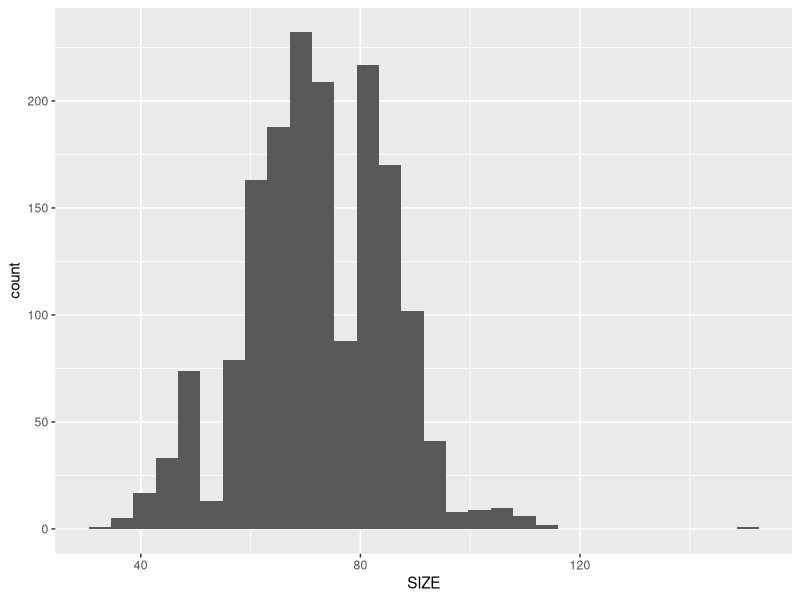
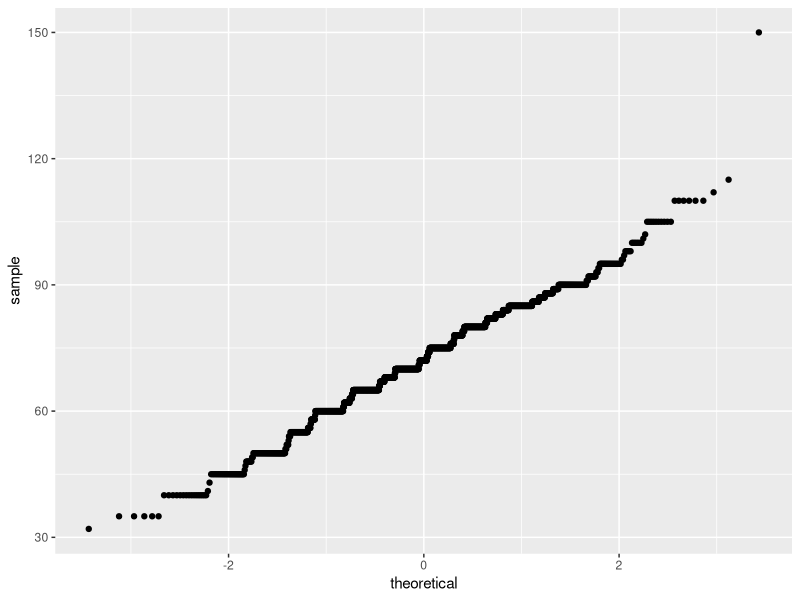
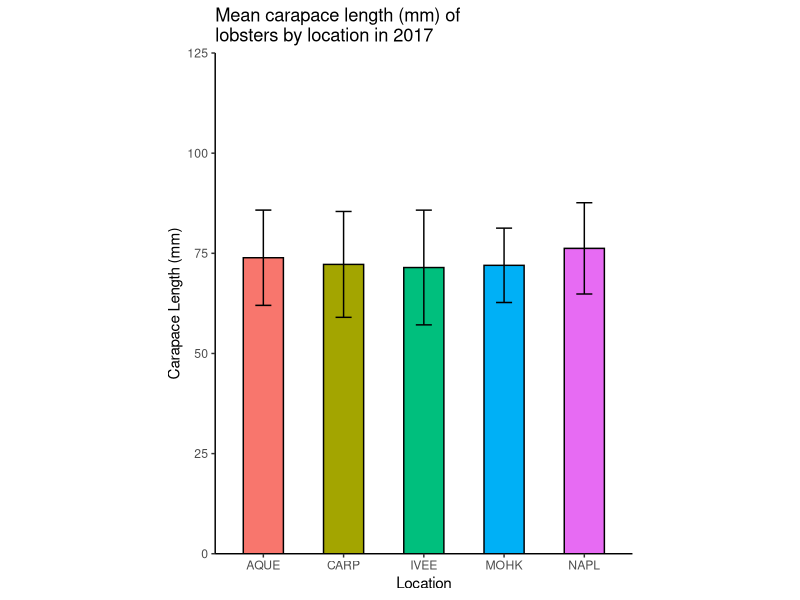

Reproduce these figures in R, in order.
## ---- chunk 1

#load in packages and data as csvs
library(tidyverse)
library(knitr)
library(kableExtra)
lobster_traps <- read.csv("lobster_traps.csv")
lobster_size <- read.csv("lobster_size_abundance.csv")


## ---- chunk 2
#Make a summary data table for lobster abundance and fishing pressure


lobster_count <- lobster_size %>% 
  filter( SIZE != -99999) %>% #remove negative value
  select (YEAR, SITE, COUNT) %>% #select relevant years
  group_by (SITE)  %>% 
  summarize (
    sum_2012 = sum(COUNT, YEAR == 2012),
    sum_2013 = sum(COUNT, YEAR == 2013),
    sum_2014 = sum(COUNT, YEAR == 2014),
    sum_2015 = sum(COUNT, YEAR == 2015),
    sum_2016 = sum(COUNT, YEAR == 2016),
    sum_2017 = sum(COUNT, YEAR == 2017) #find annual sum for 2012-2017
  )

View (lobster_count) #view new data frame

lobster_table <- kable(lobster_count, align = "c",col.names = c("Site", "2012", "2013", "2014", "2015", "2016", "2017")) %>% #create summary table and rename columns
   kable_styling(bootstrap_options = "striped", full_width = F) #styling



## ---- chunk 3

trap_count <- lobster_traps %>% 
 select (YEAR, SITE, TRAPS) %>% #select relevant columns
  group_by (SITE) %>%
  filter(SITE != "ABUR") %>%
  filter(SITE != "AHND to AQUE") %>% 
  filter(SITE != "AHND") %>%  
  filter(SITE != "GOLB") %>%  
  summarize (
    sum_2012 = sum(TRAPS, YEAR == 2012),
    sum_2013 = sum(TRAPS, YEAR == 2013),
    sum_2014 = sum(TRAPS, YEAR == 2014),
    sum_2015 = sum(TRAPS, YEAR == 2015),
    sum_2016 = sum(TRAPS, YEAR == 2016),
    sum_2017 = sum(TRAPS, YEAR == 2017) #find annual sum for 2012-2017
  ) 

View(trap_count)

trap_table <- kable(trap_count, col.names = c("Site", "2012", "2013", "2014", "2015", "2016", "2017")) %>%
 kable_styling(bootstrap_options = "striped", full_width = F) #styling

trap_table
## ---- chunk 4
# Make a line graph of annual lobster abundance at each site

lobster_line <- ggplot (lobster_count, aes( x = Year)) +
  geom_line(aes(fill = Site))+
  scale_x_continuous(limits = c(2012,2017)) +
  theme(plot.title = element_text(hjust = 0.5))+
  labs( y = "Number of Lobsters Counted Annually by Site")

## ---- chunk 5
#Make a line graph of annual lobster fishing pressure at each site

trap_line <- ggplot (lobster_count, aes( x = Year)) +
  geom_line(aes(fill = Site))+
  scale_x_continuous(limits = c(2012,2017)) +
  theme(plot.title = element_text(hjust = 0.5))+
  labs( y = "Number of Traps Counted Annually by Site")

## ---- chunk 6

library(vcdExtra)

lobster_expanded <- expand.dft(lobster_size, freq="COUNT")

lobster_expanded2017 <- lobster_expanded %>% 
  filter(YEAR == 2017) 


## ---- chunk 7
lobstersize_hist <- ggplot(lobster_expanded2017, aes(x=SIZE)) +
  geom_histogram()

lobstersize_hist

#large sample size, normally distributed
## ---- chunk 8
lobstersize_qq <- ggplot(lobster_expanded2017, aes(sample=SIZE)) +
  geom_qq()

lobstersize_qq

#large sample size and normally distributed according to qqplot

## ---- chunk 9
# install car package to compute levene's test
library(car)

# Levene's test with one independent variable
leveneTest(SIZE ~ SITE, data = lobster_expanded2017)

# low P value, according to the pvalue, variance is not equal, but its less than 4x. 

## ---- chunk 10
lobstersize_aov <- aov(SIZE ~ SITE, data = lobster_expanded2017)
lobstersize_aov

summary(lobstersize_aov)
## ---- chunk 11
tukey <- TukeyHSD(lobstersize_aov)

tukey
## ---- chunk 12
library(ggplot2)

lobster_size_2017 <- lobster_expanded2017 %>% 
  filter(YEAR == 2017) %>% 
  group_by(SITE) %>% 
  summarize(meansize = mean(SIZE),
            sd=round(sd(SIZE), digits = 2),
            sample_size = length(SITE))

lobstersize2017_figure <-ggplot(lobster_size_2017, aes(x=SITE, y= meansize, fill = SITE)) + 
  geom_col(colour = "black", width = 0.5, stat = "identity") +
  labs(x = "Location", y = "Carapace Length (mm)", title = "Mean carapace length (mm) of \nlobsters by location in 2017") +
  geom_errorbar(aes(ymin=meansize-sd, ymax=meansize+sd), width=.2)+
  theme_classic()+ 
  scale_y_continuous(expand = c(0,0), limits = c(0,125))+
  theme(legend.position="none", aspect.ratio = 1.2/1)
  
# Mean carapace length (mm) of lobsters at five locations: Arroyo Quemado (AQUE), Carpinteria (CARP), Isla Vista (IVEE), Mohawk Reef (MOHK), Naples Reef (NAPL). Error bars indicate ± 1 standard deviation (n=67, n=705, n=606, n=178, n=112, respectively). Mean carapace length of lobsters only differed significantly between NAPL and IVEE, and NAPL and CARP. (one-way ANOVA, F(4,1663) = 3.42, p = 0.0085) with post-hoc Tukey’s HSD (α = 0.05). 


lobstersize2017_figure
